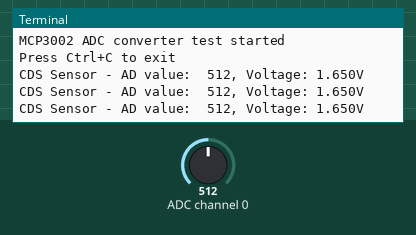
Recording of a program running on a simulated Raspberry Pi (BCM pin numbers). On the bench: the last lines printed to the terminal. The inputs (shaded band) are chosen by the test bench; at power-on: ADC channel 0 = 512 (analog values on the 0–1023 scale).

Above: at 1.2 s.
1.3 s: ADC channel 0 set to 0
At 1.9 s:
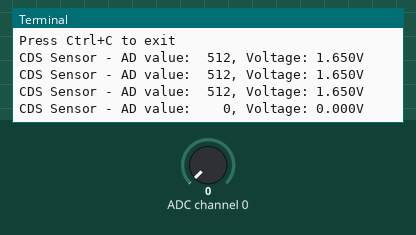
3.0 s: ADC channel 0 set to 18
At 3.4 s:
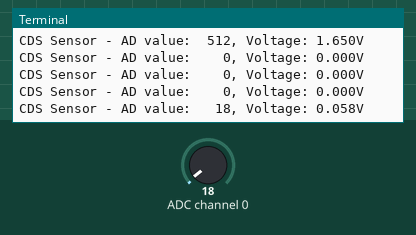
4.5 s: ADC channel 0 set to 1023
At 4.9 s:
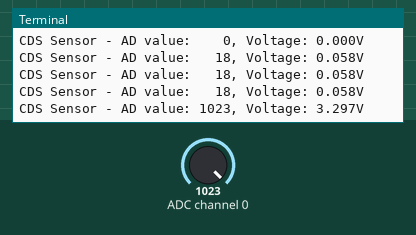

The program:

ad_converter.py
```python
import spidev
import time

class MCP3002:
    def __init__(self, bus=0, device=0):
        """
        Initialize MCP3002 ADC converter

        @param  bus     SPI bus number (typically 0)
        @param  device  Device number (CE0=0, CE1=1)
        """
        self.spi = spidev.SpiDev()
        self.spi.open(bus, device)

        # Configure SPI settings
        self.spi.max_speed_hz = 1000000  # 1MHz
        self.spi.mode = 0  # SPI mode 0 (CPOL=0, CPHA=0)

    def read_channel(self, channel):
        """
        Read AD value from specified channel

        @param  channel  Channel number (0 or 1)

        @retval adc_value  10-bit AD conversion value (0-1023)

        @exception ValueError  If channel is not 0 or 1
        """
        """
        MCP3002 SPI Communication Protocol Explanation

        1. Command Format (8 bits):
           Bit 7: Start bit (always 1)
           Bit 6: Single/Diff (1=Single-ended, 0=Differential)
           Bit 5: Channel select (0=CH0, 1=CH1)
           Bit 4: MSBF (1=MSB first, 0=LSB first)
           Bit 3-0: Don't care bits (dummy)

        2. Response Format (16 bits total):
           Byte 0: Bit 7-2: Don't care, Bit 1-0: Upper 2 bits of ADC result
           Byte 1: Bit 7-0: Lower 8 bits of ADC result

        Example breakdown:
        """
        if channel not in [0, 1]:
            raise ValueError("Channel must be 0 or 1")

        # MCP3002 command format
        # Start bit (1) + Single/Diff (1) + Channel (1) + MSBF (1) + 4 dummy bits
        command = 0x68 if channel == 0 else 0x78  # 0x68 = ch0, 0x78 = ch1

        # Send/receive data via SPI (2 bytes)
        response = self.spi.xfer2([command, 0x00])

        # Extract 10-bit value from received data
        # Combine lower 2 bits of 2nd byte with upper 8 bits of 3rd byte
        adc_value = ((response[0] & 0x03) << 8) | response[1]

        return adc_value

    def read_voltage(self, channel, vref=3.3):
        """
        Read voltage value from specified channel

        @param  channel  Channel number (0 or 1)
        @param  vref     Reference voltage (default: 3.3V)

        @retval voltage  Voltage value in volts
        """
        adc_value = self.read_channel(channel)
        voltage = (adc_value * vref) / 1024.0
        return voltage

    def close(self):
        """
        Close SPI connection
        """
        self.spi.close()

def main():
    """
    Main function to test MCP3002 ADC converter
    """
    # Initialize MCP3002 (using CE0)
    adc = MCP3002(bus=0, device=0)

    try:
        print("MCP3002 ADC converter test started")
        print("Press Ctrl+C to exit")

        while True:
            # Read CDS sensor value from channel 0
            cds_adc_value = adc.read_channel(0)
            cds_voltage = adc.read_voltage(0)

            print(f"CDS Sensor - AD value: {cds_adc_value:4d}, Voltage: {cds_voltage:.3f}V")

            # If using channel 1 as well
            # ch1_adc_value = adc.read_channel(1)
            # ch1_voltage = adc.read_voltage(1)
            # print(f"Channel 1 - AD value: {ch1_adc_value:4d}, Voltage: {ch1_voltage:.3f}V")

            time.sleep(0.5)

    except KeyboardInterrupt:
        print("\nExiting...")
    finally:
        adc.close()

if __name__ == "__main__":
    main()
```

Measured:
- after the input at 1.3 s, the terminal: prints a new line after 0.20 s (image 1)
- after the input at 3.0 s, the terminal: prints a new line at once (image 2)
- after the input at 4.5 s, the terminal: prints a new line at once (image 3)
